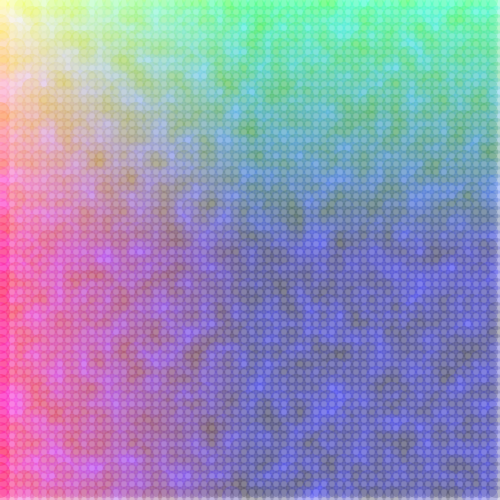
Frame 1 (no input)
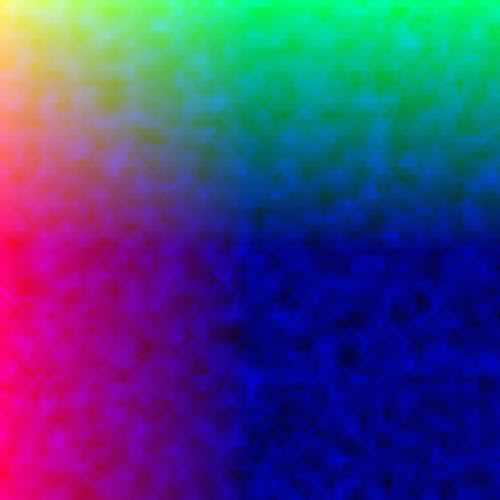
Frame 60 (the mouse pressed at the canvas centre just before this capture)
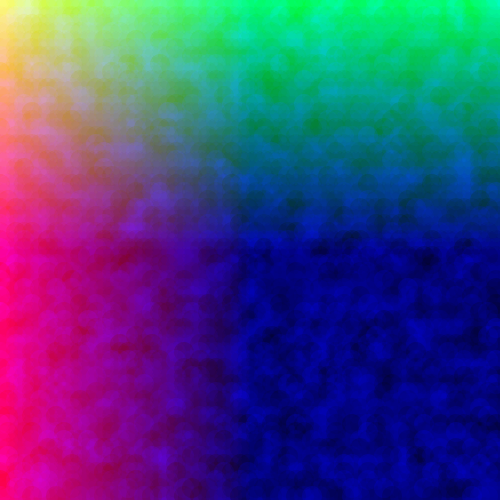
Frame 120 (the mouse held since frame 60 and released just before this capture)

The Processing sketch that drew these frames (run headless with seeded random() and noise(); from frame 60 on, the mouse is pressed at the canvas centre):

// Processing sketch: processing_66666
// ── processing_66666.pde

int y;
int x;
//int rColor;
//int gColor;
int bColor;



void setup() {
  size(500, 500);
  smooth();
  ellipseMode(CENTER);
  background(255);
  
}

void draw(){
  smooth();
  for(int y = 0; y <= height; y+=8){
    ourFirstFunction(x, y);
      for(int x = 0; x <= width; x+=8){
        ourFirstFunction(x, y);
    }
  }
  //fill(random(255), random(200), random(200), 20);
}

void ourFirstFunction(int xPos, int yPos){
  noStroke();
  fill(255-xPos, 255-yPos, random(255), 40);
  ellipse(xPos, yPos, 20, 20);
}
